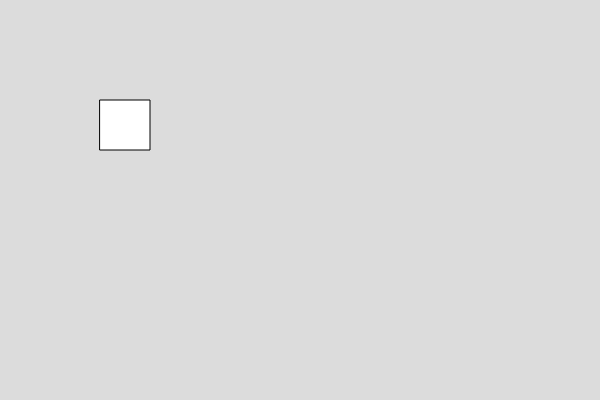
Frame 1 (no input)
Frame 60 (no input): identical to frame 1, image omitted
Frame 120 (the mouse pressed at the canvas centre since frame 60): identical to frame 1, image omitted

The p5.js sketch that drew this single still picture (run headless with seeded random() and noise() and a simulated clock; from frame 60 on, the mouse is pressed at the canvas centre):

// p5.js sketch
// ── sketch.js

var box1;
var box2;

function setup() {
  createCanvas(600, 400);
  box1 = new Box(100,100,50,50);
  //Add the object for box2

}


function draw() {
  background(220);
  box1.show();
//display box2
  
}


// ── box.js
class Box
  {
    constructor(x,y,w,h)
    {
      this.x =x;
      this.y = y;
      this.w = w;
      this.h = h;
    }
  
    show()
    {
      rect(this.x,this.y,this.w,this.h)
    }


  }



  
   
    
  
